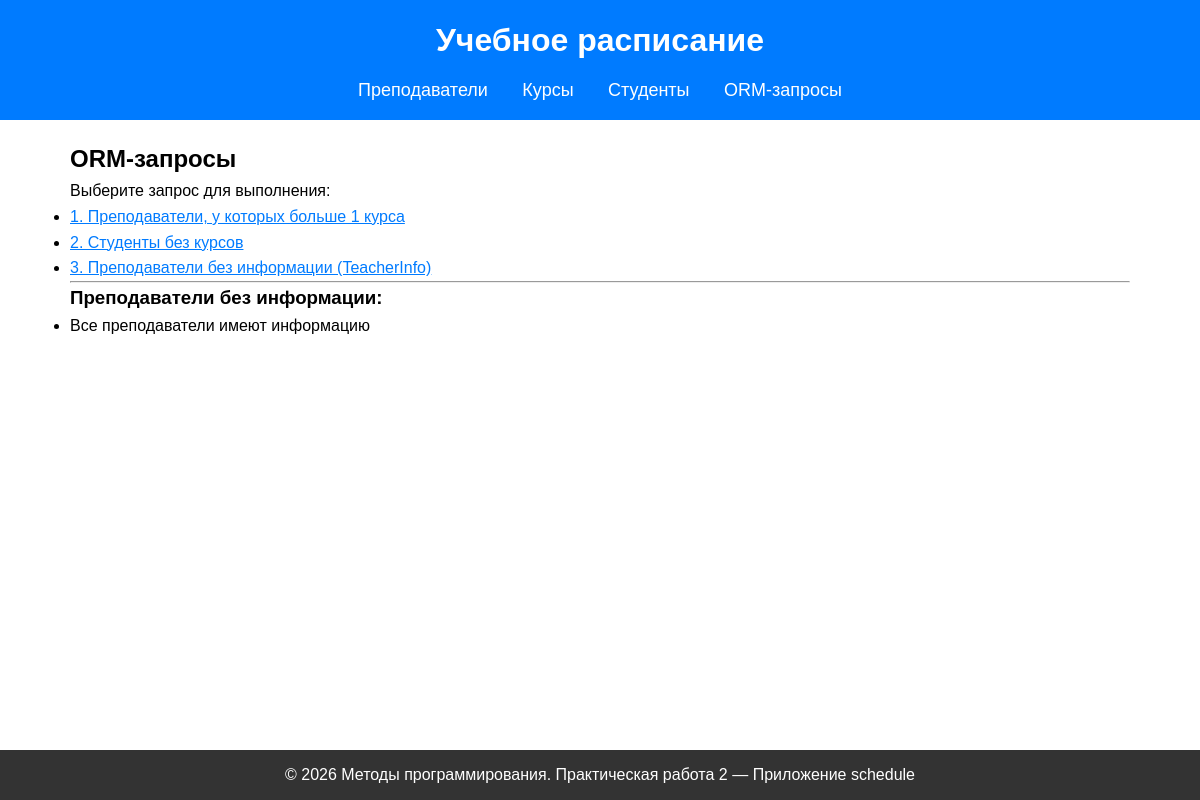
The app's page /orm/?query=teachers_no_info, older data.
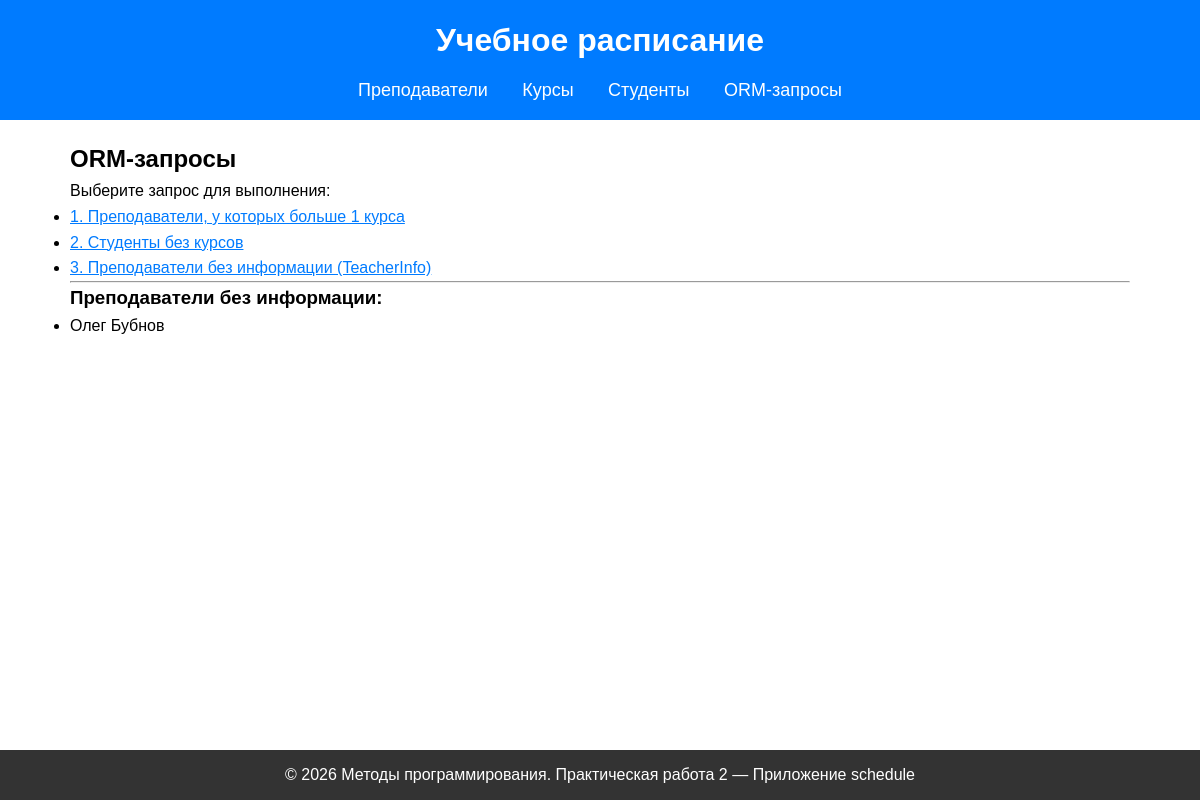
The same page, newer data.
### schedule/models.py (models this page shows)
class Teacher(models.Model):
    first_name = models.CharField(max_length=100, verbose_name="Имя")
    last_name = models.CharField(max_length=100, verbose_name="Фамилия")
    email = models.EmailField(unique=True, blank=False, null=False, verbose_name="Email")
    department = models.CharField(max_length=100, blank=True, verbose_name="Кафедра")
    hire_date = models.DateField(null=True, blank=True, verbose_name="Дата найма")
    birth_date = models.DateField(null=True, blank=True, verbose_name="Дата рождения")
    phone = models.CharField(max_length=20, unique=True, blank=True, verbose_name="Телефон")
    salary = models.DecimalField(max_digits=10, decimal_places=2, null=True, blank=True, verbose_name="Зарплата")
    degree = models.CharField(max_length=100, blank=True, verbose_name="Учёная степень")
    is_active = models.BooleanField(default=True, verbose_name="Активен")
    def __str__(self):
        return f"{self.first_name} {self.last_name}"
    class Meta:
        verbose_name = "Преподаватель"
        verbose_name_plural = "Преподаватели"

### schedule/views.py (the view)
# urls.py: path('orm/', orm_page, name='orm_page'),
def orm_page(request):
    query = request.GET.get('query')
    context = {
        'query': query,
    }
    if query == 'teachers_many':
        context['teachers_many'] = Teacher.objects.annotate(course_count=Count('courses')).filter(course_count__gt=1)
    elif query == 'students_no_courses':
        context['students_no_courses'] = Student.objects.filter(courses__isnull=True)
    elif query == 'teachers_no_info':
        context['teachers_no_info'] = Teacher.objects.filter(info__isnull=True)
    return render(request, 'schedule/orm.html', context)

### schedule/templates/schedule/orm.html (shortened to what this page needs)
{% extends 'schedule/base.html' %}
{% block content %}
    <h2>ORM-запросы</h2>
    <p>Выберите запрос для выполнения:</p>
    <ul>
        <li><a href="{% url 'orm_page' %}?query=teachers_many">1. Преподаватели, у которых больше 1 курса</a></li>
        <li><a href="{% url 'orm_page' %}?query=students_no_courses">2. Студенты без курсов</a></li>
        <li><a href="{% url 'orm_page' %}?query=teachers_no_info">3. Преподаватели без информации (TeacherInfo)</a></li>
    </ul>
    <hr>
    {% if query == 'teachers_many' %}
        <h3>Преподаватели, у которых больше 1 курса:</h3>
        <ul>
            {% for t in teachers_many %}
                <li>{{ t }} — {{ t.course_count }} курсов</li>
            {% empty %}
                <li>Таких преподавателей нет</li>
            {% endfor %}
        </ul>
    {% elif query == 'teachers_no_info' %}
        <h3>Преподаватели без информации:</h3>
        <ul>
            {% for t in teachers_no_info %}
                <li>{{ t }}</li>
            {% empty %}
                <li>Все преподаватели имеют информацию</li>
            {% endfor %}
        </ul>
    {% else %}
        <p>Выберите запрос выше.</p>
    {% endif %}
{% endblock %}

Row changes from the older to the newer data that the page shows:
added Teacher: first_name+last_name "Олег Бубнов"
Text that changed along with them:
text no longer shown: "Все преподаватели имеют информацию"
